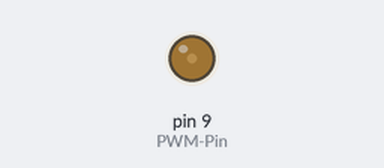
This sketch was run on a simulated Arduino Uno, built with avr-gcc and run on an emulated ATmega328P. Shown: output pins drawn as LEDs (lit = HIGH).

Above: at 0.05 s.
At 6.25 s:
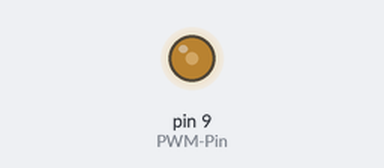
At 12.45 s:
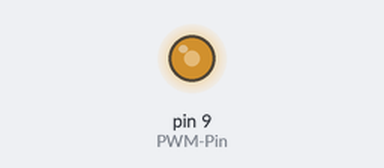
At 24.95 s:
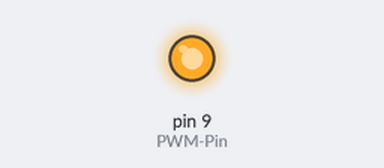
Timing chart, 0 to 32.5 s (numbered marks = the images above):
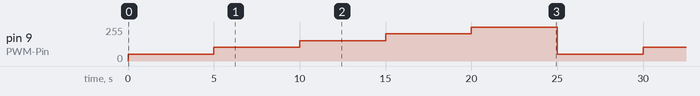

The sketch:

phase1.ino
```cpp
void setup() {
  pinMode(9, OUTPUT);  // PWM-Pin
}
int eins = 51;
int zwei = 102;
int drei = 153;
int vier = 204;
int funf = 255;

void loop() {
  analogWrite(9, eins); // ca. 2,5 V "Analogeffekt"
  delay (5000);
    analogWrite(9, zwei); // ca. 2,5 V "Analogeffekt"
  delay (5000);
    analogWrite(9, drei); // ca. 2,5 V "Analogeffekt"
  delay (5000);
    analogWrite(9, vier); // ca. 2,5 V "Analogeffekt"
  delay (5000);
    analogWrite(9, funf); // ca. 2,5 V "Analogeffekt"
  delay (5000);
}
```

Measured:
- by itself, pin 9 (PWM-Pin): repeats every 25.0 s: 102/255 5.0 s, 153/255 5.0 s, 204/255 5.0 s, 255/255 5.0 s, 51/255 5.0 s
